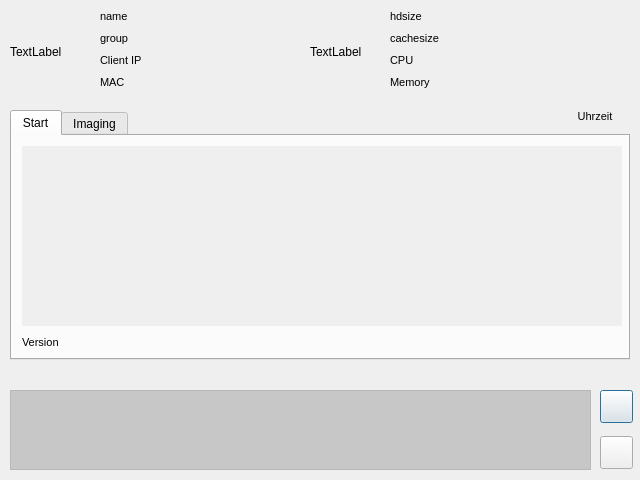
<ui version="4.0" >
 <class>linboGUI</class>
 <widget class="QDialog" name="linboGUI" >
  <property name="geometry" >
   <rect>
    <x>0</x>
    <y>0</y>
    <width>640</width>
    <height>480</height>
   </rect>
  </property>
  <property name="maximumSize" >
   <size>
    <width>640</width>
    <height>480</height>
   </size>
  </property>
  <property name="windowTitle" >
   <string>LINBO</string>
  </property>
  <property name="sizeGripEnabled" >
   <bool>false</bool>
  </property>
  <property name="modal" >
   <bool>false</bool>
  </property>
  <widget class="QTabWidget" name="Tabs" >
   <property name="geometry" >
    <rect>
     <x>10</x>
     <y>110</y>
     <width>620</width>
     <height>250</height>
    </rect>
   </property>
   <property name="currentIndex" >
    <number>0</number>
   </property>
   <widget class="QWidget" name="tab" >
    <attribute name="title" >
     <string>Start</string>
    </attribute>
    <widget class="Q3ScrollView" native="1" name="startView" >
     <property name="geometry" >
      <rect>
       <x>10</x>
       <y>10</y>
       <width>600</width>
       <height>180</height>
      </rect>
     </property>
     <property name="autoFillBackground" >
      <bool>true</bool>
     </property>
    </widget>
    <widget class="QLabel" name="versionLabel" >
     <property name="geometry" >
      <rect>
       <x>10</x>
       <y>200</y>
       <width>200</width>
       <height>21</height>
      </rect>
     </property>
     <property name="font" >
      <font>
       <pointsize>8</pointsize>
      </font>
     </property>
     <property name="text" >
      <string>Version</string>
     </property>
     <property name="alignment" >
      <set>Qt::AlignLeading|Qt::AlignLeft|Qt::AlignTop</set>
     </property>
     <property name="wordWrap" >
      <bool>false</bool>
     </property>
    </widget>
   </widget>
   <widget class="QWidget" name="tab" >
    <property name="autoFillBackground" >
     <bool>false</bool>
    </property>
    <attribute name="title" >
     <string>Imaging</string>
    </attribute>
    <widget class="Q3ScrollView" native="1" name="imagingView" >
     <property name="geometry" >
      <rect>
       <x>10</x>
       <y>10</y>
       <width>410</width>
       <height>180</height>
      </rect>
     </property>
     <property name="autoFillBackground" >
      <bool>true</bool>
     </property>
    </widget>
    <widget class="Q3ScrollView" native="1" name="partitionView" >
     <property name="geometry" >
      <rect>
       <x>429</x>
       <y>10</y>
       <width>180</width>
       <height>180</height>
      </rect>
     </property>
     <property name="autoFillBackground" >
      <bool>true</bool>
     </property>
    </widget>
   </widget>
  </widget>
  <widget class="QPushButton" name="shutdownButton" >
   <property name="geometry" >
    <rect>
     <x>600</x>
     <y>390</y>
     <width>33</width>
     <height>33</height>
    </rect>
   </property>
   <property name="text" >
    <string/>
   </property>
  </widget>
  <widget class="QPushButton" name="rebootButton" >
   <property name="geometry" >
    <rect>
     <x>600</x>
     <y>436</y>
     <width>33</width>
     <height>33</height>
    </rect>
   </property>
   <property name="text" >
    <string/>
   </property>
  </widget>
  <widget class="QLabel" name="timeLabel" >
   <property name="geometry" >
    <rect>
     <x>560</x>
     <y>110</y>
     <width>70</width>
     <height>15</height>
    </rect>
   </property>
   <property name="font" >
    <font>
     <pointsize>8</pointsize>
    </font>
   </property>
   <property name="text" >
    <string>Uhrzeit</string>
   </property>
   <property name="alignment" >
    <set>Qt::AlignHCenter|Qt::AlignTop</set>
   </property>
   <property name="wordWrap" >
    <bool>false</bool>
   </property>
  </widget>
  <widget class="QLabel" name="clientIPLabel" >
   <property name="geometry" >
    <rect>
     <x>100</x>
     <y>54</y>
     <width>200</width>
     <height>20</height>
    </rect>
   </property>
   <property name="font" >
    <font>
     <pointsize>8</pointsize>
    </font>
   </property>
   <property name="text" >
    <string>Client IP</string>
   </property>
   <property name="alignment" >
    <set>Qt::AlignLeading|Qt::AlignLeft|Qt::AlignTop</set>
   </property>
   <property name="wordWrap" >
    <bool>false</bool>
   </property>
  </widget>
  <widget class="QLabel" name="macLabel" >
   <property name="geometry" >
    <rect>
     <x>100</x>
     <y>76</y>
     <width>200</width>
     <height>20</height>
    </rect>
   </property>
   <property name="font" >
    <font>
     <pointsize>8</pointsize>
    </font>
   </property>
   <property name="text" >
    <string>MAC</string>
   </property>
   <property name="alignment" >
    <set>Qt::AlignLeading|Qt::AlignLeft|Qt::AlignTop</set>
   </property>
   <property name="wordWrap" >
    <bool>false</bool>
   </property>
  </widget>
  <widget class="QLabel" name="cpuLabel" >
   <property name="geometry" >
    <rect>
     <x>390</x>
     <y>54</y>
     <width>200</width>
     <height>20</height>
    </rect>
   </property>
   <property name="font" >
    <font>
     <pointsize>8</pointsize>
    </font>
   </property>
   <property name="text" >
    <string>CPU</string>
   </property>
   <property name="alignment" >
    <set>Qt::AlignLeading|Qt::AlignLeft|Qt::AlignTop</set>
   </property>
   <property name="wordWrap" >
    <bool>false</bool>
   </property>
  </widget>
  <widget class="QLabel" name="memLabel" >
   <property name="geometry" >
    <rect>
     <x>390</x>
     <y>76</y>
     <width>200</width>
     <height>20</height>
    </rect>
   </property>
   <property name="font" >
    <font>
     <pointsize>8</pointsize>
    </font>
   </property>
   <property name="text" >
    <string>Memory</string>
   </property>
   <property name="alignment" >
    <set>Qt::AlignLeading|Qt::AlignLeft|Qt::AlignTop</set>
   </property>
   <property name="wordWrap" >
    <bool>false</bool>
   </property>
  </widget>
  <widget class="QLabel" name="nameLabel" >
   <property name="geometry" >
    <rect>
     <x>100</x>
     <y>10</y>
     <width>200</width>
     <height>20</height>
    </rect>
   </property>
   <property name="font" >
    <font>
     <pointsize>8</pointsize>
    </font>
   </property>
   <property name="text" >
    <string>name</string>
   </property>
   <property name="alignment" >
    <set>Qt::AlignLeading|Qt::AlignLeft|Qt::AlignTop</set>
   </property>
   <property name="wordWrap" >
    <bool>false</bool>
   </property>
  </widget>
  <widget class="QLabel" name="hdLabel" >
   <property name="geometry" >
    <rect>
     <x>390</x>
     <y>10</y>
     <width>200</width>
     <height>20</height>
    </rect>
   </property>
   <property name="font" >
    <font>
     <pointsize>8</pointsize>
    </font>
   </property>
   <property name="text" >
    <string>hdsize</string>
   </property>
   <property name="alignment" >
    <set>Qt::AlignLeading|Qt::AlignLeft|Qt::AlignTop</set>
   </property>
   <property name="wordWrap" >
    <bool>false</bool>
   </property>
  </widget>
  <widget class="QLabel" name="cacheLabel" >
   <property name="geometry" >
    <rect>
     <x>390</x>
     <y>32</y>
     <width>200</width>
     <height>20</height>
    </rect>
   </property>
   <property name="font" >
    <font>
     <pointsize>8</pointsize>
    </font>
   </property>
   <property name="text" >
    <string>cachesize</string>
   </property>
   <property name="alignment" >
    <set>Qt::AlignLeading|Qt::AlignLeft|Qt::AlignTop</set>
   </property>
   <property name="wordWrap" >
    <bool>false</bool>
   </property>
  </widget>
  <widget class="QLabel" name="groupLabel" >
   <property name="geometry" >
    <rect>
     <x>100</x>
     <y>32</y>
     <width>200</width>
     <height>20</height>
    </rect>
   </property>
   <property name="font" >
    <font>
     <pointsize>8</pointsize>
    </font>
   </property>
   <property name="text" >
    <string>group</string>
   </property>
   <property name="alignment" >
    <set>Qt::AlignLeading|Qt::AlignLeft|Qt::AlignTop</set>
   </property>
   <property name="wordWrap" >
    <bool>false</bool>
   </property>
  </widget>
  <widget class="QLabel" name="pclogowidget" >
   <property name="geometry" >
    <rect>
     <x>10</x>
     <y>20</y>
     <width>64</width>
     <height>64</height>
    </rect>
   </property>
   <property name="text" >
    <string>TextLabel</string>
   </property>
  </widget>
  <widget class="QLabel" name="hdlogowidget" >
   <property name="geometry" >
    <rect>
     <x>310</x>
     <y>20</y>
     <width>64</width>
     <height>64</height>
    </rect>
   </property>
   <property name="text" >
    <string>TextLabel</string>
   </property>
  </widget>
  <widget class="QTextEdit" name="Console" >
   <property name="geometry" >
    <rect>
     <x>10</x>
     <y>390</y>
     <width>581</width>
     <height>80</height>
    </rect>
   </property>
   <property name="palette" >
    <palette>
     <active>
      <colorrole role="WindowText" >
       <brush brushstyle="SolidPattern" >
        <color alpha="255" >
         <red>255</red>
         <green>255</green>
         <blue>255</blue>
        </color>
       </brush>
      </colorrole>
      <colorrole role="Base" >
       <brush brushstyle="SolidPattern" >
        <color alpha="80" >
         <red>111</red>
         <green>111</green>
         <blue>111</blue>
        </color>
       </brush>
      </colorrole>
     </active>
     <inactive>
      <colorrole role="WindowText" >
       <brush brushstyle="SolidPattern" >
        <color alpha="255" >
         <red>255</red>
         <green>255</green>
         <blue>255</blue>
        </color>
       </brush>
      </colorrole>
      <colorrole role="Base" >
       <brush brushstyle="SolidPattern" >
        <color alpha="80" >
         <red>111</red>
         <green>111</green>
         <blue>111</blue>
        </color>
       </brush>
      </colorrole>
     </inactive>
     <disabled>
      <colorrole role="WindowText" >
       <brush brushstyle="SolidPattern" >
        <color alpha="255" >
         <red>128</red>
         <green>128</green>
         <blue>128</blue>
        </color>
       </brush>
      </colorrole>
      <colorrole role="Base" >
       <brush brushstyle="SolidPattern" >
        <color alpha="255" >
         <red>239</red>
         <green>239</green>
         <blue>239</blue>
        </color>
       </brush>
      </colorrole>
     </disabled>
    </palette>
   </property>
   <property name="readOnly" >
    <bool>true</bool>
   </property>
   <property name="html" >
    <string>&lt;!DOCTYPE HTML PUBLIC "-//W3C//DTD HTML 4.0//EN" "http://www.w3.org/TR/REC-html40/strict.dtd">
&lt;html>&lt;head>&lt;meta name="qrichtext" content="1" />&lt;style type="text/css">
p, li { white-space: pre-wrap; }
&lt;/style>&lt;/head>&lt;body style=" font-family:'Sans Serif'; font-size:9pt; font-weight:400; font-style:normal;">
&lt;p style="-qt-paragraph-type:empty; margin-top:0px; margin-bottom:0px; margin-left:0px; margin-right:0px; -qt-block-indent:0; text-indent:0px;">&lt;/p>&lt;/body>&lt;/html></string>
   </property>
  </widget>
 </widget>
 <layoutdefault spacing="6" margin="11" />
 <customwidgets>
  <customwidget>
   <class>Q3ScrollView</class>
   <extends>QWidget</extends>
   <header location="global" >qscrollview.h</header>
   <container>1</container>
  </customwidget>
 </customwidgets>
 <includes>
  <include location="local" >q3scrollview.h</include>
  <include location="local" >q3scrollview.h</include>
 </includes>
 <resources/>
 <connections/>
</ui>
